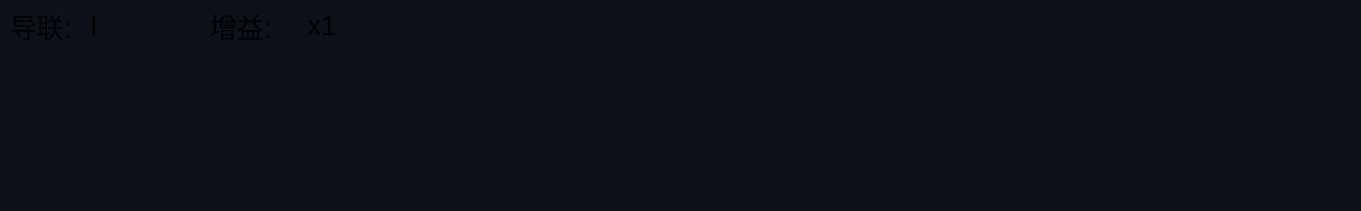
  <widget class="QwtPlot" name="qwtPlot_ECG2">
   <property name="geometry">
    <rect>
     <x>0</x>
     <y>280</y>
     <width>1361</width>
     <height>211</height>
    </rect>
   </property>
   <property name="palette">
    <palette>
     <active>
      <colorrole role="Base">
       <brush brushstyle="SolidPattern">
        <color alpha="255">
         <red>0</red>
         <green>0</green>
         <blue>0</blue>
        </color>
       </brush>
      </colorrole>
      <colorrole role="Window">
       <brush brushstyle="SolidPattern">
        <color alpha="255">
         <red>13</red>
         <green>17</green>
         <blue>25</blue>
        </color>
       </brush>
      </colorrole>
     </active>
     <inactive>
      <colorrole role="Base">
       <brush brushstyle="SolidPattern">
        <color alpha="255">
         <red>0</red>
         <green>0</green>
         <blue>0</blue>
        </color>
       </brush>
      </colorrole>
      <colorrole role="Window">
       <brush brushstyle="SolidPattern">
        <color alpha="255">
         <red>13</red>
         <green>17</green>
         <blue>25</blue>
        </color>
       </brush>
      </colorrole>
     </inactive>
     <disabled>
      <colorrole role="Base">
       <brush brushstyle="SolidPattern">
        <color alpha="255">
         <red>13</red>
         <green>17</green>
         <blue>25</blue>
        </color>
       </brush>
      </colorrole>
      <colorrole role="Window">
       <brush brushstyle="SolidPattern">
        <color alpha="255">
         <red>13</red>
         <green>17</green>
         <blue>25</blue>
        </color>
       </brush>
      </colorrole>
     </disabled>
    </palette>
   </property>
   <widget class="QLabel" name="lab_ecg2leadtag">
    <property name="geometry">
     <rect>
      <x>10</x>
      <y>10</y>
      <width>101</width>
      <height>31</height>
     </rect>
    </property>
    <property name="font">
     <font>
      <pointsize>20</pointsize>
     </font>
    </property>
    <property name="text">
     <string>导联:</string>
    </property>
   </widget>
   <widget class="QLabel" name="lab_ecg2gaintag">
    <property name="geometry">
     <rect>
      <x>210</x>
      <y>10</y>
      <width>91</width>
      <height>31</height>
     </rect>
    </property>
    <property name="font">
     <font>
      <pointsize>20</pointsize>
     </font>
    </property>
    <property name="text">
     <string>增益:</string>
    </property>
   </widget>
   <widget class="QLabel" name="lab_ECG2lead">
    <property name="geometry">
     <rect>
      <x>90</x>
      <y>10</y>
      <width>91</width>
      <height>31</height>
     </rect>
    </property>
    <property name="font">
     <font>
      <pointsize>20</pointsize>
     </font>
    </property>
    <property name="text">
     <string>I</string>
    </property>
   </widget>
   <widget class="QLabel" name="lab_ECG2Gain">
    <property name="geometry">
     <rect>
      <x>300</x>
      <y>10</y>
      <width>101</width>
      <height>31</height>
     </rect>
    </property>
    <property name="font">
     <font>
      <pointsize>20</pointsize>
     </font>
    </property>
    <property name="text">
     <string> x1</string>
    </property>
   </widget>
  </widget>
